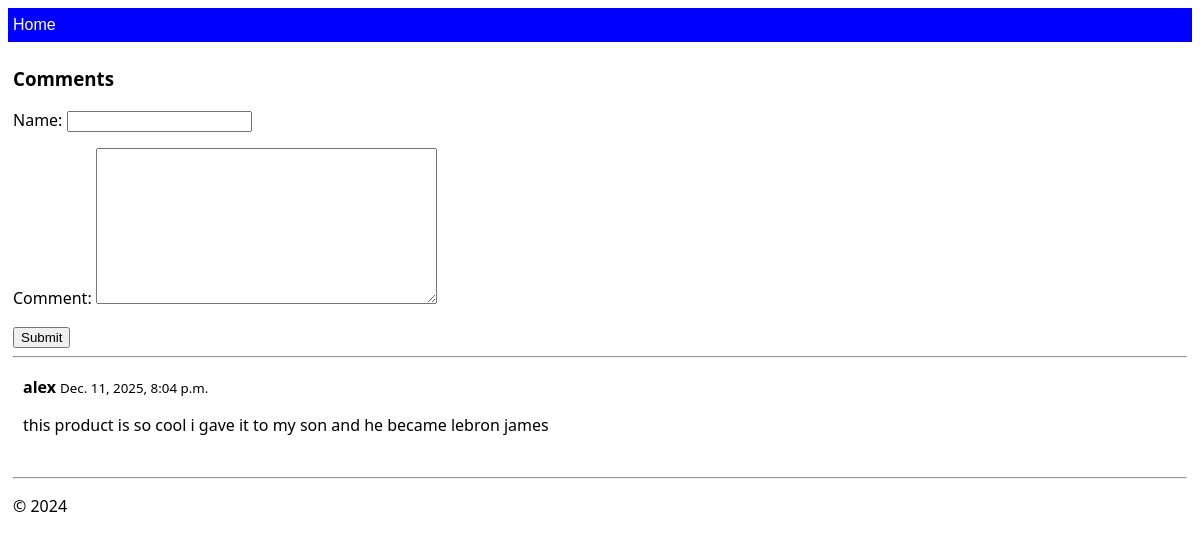
The page / on the database its author committed.
### hello/models.py (models this page shows)
class Comment(models.Model):
    page_identifier = models.CharField(max_length=255)  # stores request.path
    name = models.CharField(max_length=100)
    comment = models.TextField()
    created_at = models.DateTimeField(auto_now_add=True)
    class Meta:
        ordering = ("-created_at",)

### hello/views.py (the view)
# urls.py: path("", views.home, name="home"),
def home(request): # when you want to make a page with comments, copy this function but change the names
    comment_form, comments = handle_comment_section(request)
    return render(request, "hello/home.html", {
        "comment_form": comment_form,
        "comments": comments,
    })

### hello/forms.py
class CommentForm(forms.ModelForm):
    class Meta:
        model = Comment
        fields = ["name", "comment"]

### hello/utils.py (called while the page is built)
def handle_comment_section(request):
    page_id = request.path
    if request.method == "POST" and "comment_submit" in request.POST:
        form = CommentForm(request.POST)
        if form.is_valid():
            comment = form.save(commit=False)
            comment.page_identifier = page_id
            comment.save()
            form = CommentForm()  # reset form
    else:
        form = CommentForm()
    comments = Comment.objects.filter(page_identifier=page_id)
    return form, comments

### hello/templates/hello/home.html (shortened to what this page needs)
{% extends "hello/layout.html" %}

### hello/templates/hello/layout.html (shortened to what this page needs)
<!DOCTYPE html>
<html>
    <head>
        {% load static %}
        <link rel="stylesheet" type="text/css" href="{% static 'hello/site.css' %}"/>
    </head>
    <body>
        <div class="navbar">
                <a href="{% url 'home' %}" class="navbar-brand">Home</a>
        </div>
        <div class="body-content">
            <div class="comment-section">
                <h3>Comments</h3>
                <form method="POST">
                    {{ comment_form.as_p }}
                    <button type="submit" name="comment_submit">Submit</button>
                </form>
                <hr>
                {% if comments %}
                    {% for comment in comments %}
                        <div style="margin-bottom:15px; padding:10px;">
                            <strong>{{ comment.name }}</strong>
                            <small>{{ comment.created_at }}</small>
                            <p>{{ comment.comment }}</p>
                        </div>
                    {% endfor %}
                {% else %}
                    <p>No comments yet.</p>
                {% endif %}
            </div>
            <hr/>
            <footer>
                <p>&copy; 2024</p>
            </footer>
        </div>
    </body>
</html>

### hello/static/hello/site.css (style rules this page uses)
.navbar { background-color: blue; font-size: 1em; font-family: 'Trebuchet MS', 'Lucida Sans Unicode', 'Lucida Grande', 'Luci da Sans', Arial, sans-serif; color: white; padding: 8px 5px 8px 5px; }
.navbar a { text-decoration: none; color: inherit; }
.body-content { padding: 5px; font-family: 'Segoe UI', Tahoma, Geneva, Verdana, sans-serif; }

### rows shown on the page
Comment: name "alex", created_at "Dec. 11, 2025, 8:04 p.m.", comment "this product is so cool i gave it to my son and he became lebron james"
